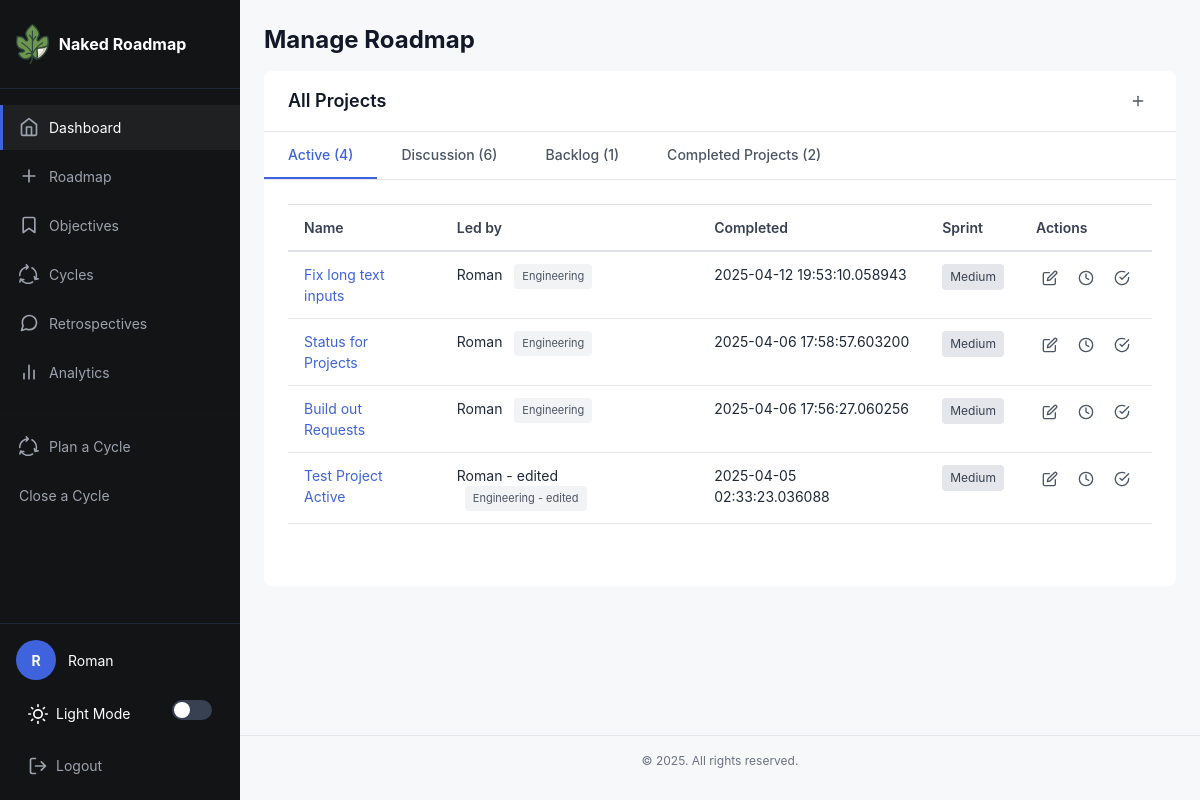
Page /projects (signed in) on the earlier database version.
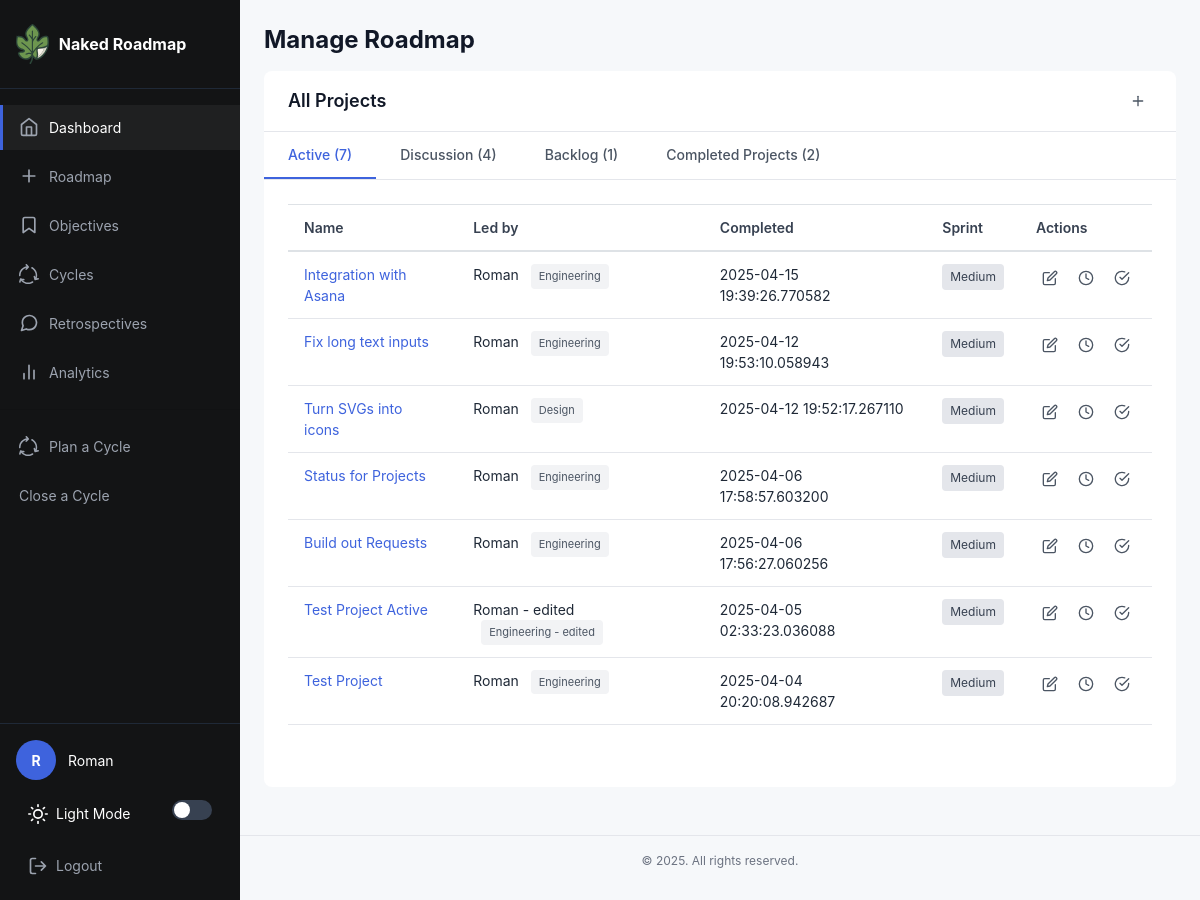
Same page on the later database version.
### app/models.py (models this page shows, shortened)
class Project(db.Model):
    __tablename__ = "project"
    id: so.Mapped[int] = so.mapped_column(primary_key=True)
    name: so.Mapped[str] = so.mapped_column(sa.TEXT())
    created: so.Mapped[datetime] = so.mapped_column(index=True, default=lambda: datetime.now(timezone.utc))
    dri: so.Mapped[str] = so.mapped_column(sa.TEXT())
    team: so.Mapped[str] = so.mapped_column(sa.TEXT())
    context: so.Mapped[str] = so.mapped_column(sa.TEXT())
    why: so.Mapped[str] = so.mapped_column(sa.TEXT())
    requirements: so.Mapped[str] = so.mapped_column(sa.TEXT())
    launch: so.Mapped[str] = so.mapped_column(sa.TEXT())
    location: so.Mapped[str] = so.mapped_column(sa.TEXT(),  nullable=True, default="discussion")
    type: so.Mapped[str] = so.mapped_column(sa.TEXT(), nullable=True)

### app/routes.py (the view)
@app.route('/projects')
@login_required # If you want to toggle someone forced to log in to see roadmap, you can use this.
def projectspage():
    projects = (
        Project.query
        .order_by(Project.created.desc())
        .all()
    )
    return render_template('projects.html', title='Projects', projects=projects)

### app/models.py (called while the page is built)
@login.user_loader
def load_user(id):
    return db.session.get(User, int(id))

### app/routes.py (called while the page is built)
@app.context_processor
def inject_csrf_token():
    return dict(csrf_token=generate_csrf())

### app/templates/projects.html (shortened to what this page needs)
{% extends 'base.html' %}
{% block content %}
<h1>Manage Roadmap</h1>
<section class="section discussion-section">
  <div class="section-header">
    <h3>All Projects</h3>
    <a href="{{ url_for('createProject') }}" class="btn-icon" title="Create a New Project">
      <svg width="16" height="16" viewBox="0 0 24 24" fill="none" stroke="currentColor" stroke-width="2" stroke-linecap="round" stroke-linejoin="round">
        <line x1="12" y1="5" x2="12" y2="19"></line>
        <line x1="5" y1="12" x2="19" y2="12"></line>
      </svg>
    </a>
  </div>
<section class="section tabbed-section">
  <div class="tabs">
    <button class="tab-btn active" data-tab="active">Active ({% for len in projects|selectattr('location', '==', "sprint") %}{% if loop.index == 1 %}{{ '0' if loop is none else loop|length }}{% endif %}{% endfor %})</button>
    <button class="tab-btn" data-tab="discussion">Discussion ({% for len in projects|selectattr('location', '==', "discussion") %}{% if loop.index == 1 %}{{ '0' if loop is none else loop|length }}{% endif %}{% endfor %})</button>
    <button class="tab-btn" data-tab="backlog">Backlog ({% for len in projects|selectattr('location', '==', "backlog") %}{% if loop.index == 1 %}{{ '0' if loop is none else loop|length }}{% endif %}{% endfor %})</button>
    <button class="tab-btn" data-tab="completed">Completed Projects ({% for len in projects|selectattr('location', '==', "completed") %}{% if loop.index == 1 %}{{ '0' if loop is none else loop|length }}{% endif %}{% endfor %})</button>
  </div>
  <div class="tab-content active" id="active-tab">
    <div class="table-responsive">
      <table class="table">
        <thead>
          <tr>
            <th>Name</th>
            <th>Led by</th>
            <th>Completed</th>
            <th>Sprint</th>
            <th>Actions</th>
          </tr>
        </thead>
        <tbody>
          {% for project in projects|selectattr('location', '==', "sprint") %}
          <tr>
            <td><a href="{{ url_for('project', project_id=project['id']) }}">{{ project.name }}</a></td>
            <td>{{ project.dri }} <span class="team-tag">{{ project.team }}</span></td>
            <td>{{ project.created }}</td>
            <td>
              <span class="priority-indicator
                {% if project.priority == 'High' %}priority-high
                {% elif project.priority == 'Medium' %}priority-medium
                {% else %}priority-low{% endif %}">
                {{ project.priority|default('Medium') }}
              </span>
            </td>
            <td>
              <div class="action-buttons">
                <a href="{{ url_for('edit', project_id=project.id) }}" class="btn-icon" title="Edit project">
                  <svg width="16" height="16" viewBox="0 0 24 24" fill="none" stroke="currentColor" stroke-width="2" stroke-linecap="round" stroke-linejoin="round">
                    <path d="M11 4H4a2 2 0 0 0-2 2v14a2 2 0 0 0 2 2h14a2 2 0 0 0 2-2v-7"></path>
                    <path d="M18.5 2.5a2.121 2.121 0 0 1 3 3L12 15l-4 1 1-4 9.5-9.5z"></path>
                  </svg>
                </a>
                <a href="#" class="btn-icon" title="Move to discussion">
                  <svg width="16" height="16" viewBox="0 0 24 24" fill="none" stroke="currentColor" stroke-width="2" stroke-linecap="round" stroke-linejoin="round">
                    <circle cx="12" cy="12" r="10"></circle>
                    <polyline points="12 6 12 12 16 14"></polyline>
                  </svg>
                </a>
                <a href="{{url_for('add_to_cycle', project_id=project.id, sprint_id=2) }}" class="btn-icon" title="Add to Sprint">
                  <svg width="16" height="16" viewBox="0 0 24 24" fill="none" stroke="currentColor" stroke-width="2" stroke-linecap="round" stroke-linejoin="round">
                    <path d="M22 11.08V12a10 10 0 1 1-5.93-9.14"></path>
                    <polyline points="22 4 12 14.01 9 11.01"></polyline>
                  </svg>
                </a>
              </div>
            </td>
          </tr>
          {% endfor %}
        </tbody>
      </table>
    </div>
  </div>
</section>
{% endblock %}

Differences in the rows shown:
now on one of the page's lists (row edited): Project: name "Integration with Asana", dri "Roman", team "Engineering", created "2025-04-15 19:39:26.770582"
added Project: value "4"
now on this page (row edited): Project: name "Turn SVGs into icons", dri "Roman", team "Design", created "2025-04-12 19:52:17.267110", priority "Medium"
now on this page (row edited): Project: name "Test Project", dri "Roman", team "Engineering", created "2025-04-04 20:20:08.942687", priority "Medium"
